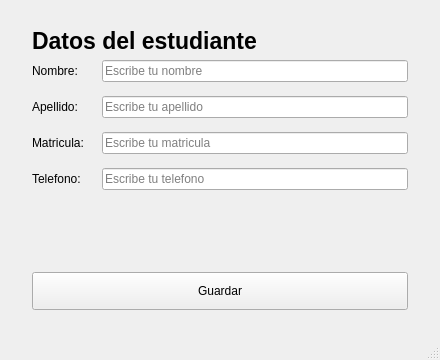
<?xml version="1.0" encoding="UTF-8"?>
<ui version="4.0">
 <class>MainWindow</class>
 <widget class="QMainWindow" name="MainWindow">
  <property name="geometry">
   <rect>
    <x>0</x>
    <y>0</y>
    <width>440</width>
    <height>360</height>
   </rect>
  </property>
  <property name="windowTitle">
   <string>Registro de estudiante</string>
  </property>
  <widget class="QWidget" name="centralwidget">
   <layout class="QVBoxLayout" name="verticalLayout">
    <property name="leftMargin">
     <number>32</number>
    </property>
    <property name="topMargin">
     <number>28</number>
    </property>
    <property name="rightMargin">
     <number>32</number>
    </property>
    <property name="bottomMargin">
     <number>28</number>
    </property>
    <item>
     <widget class="QLabel" name="labelTitulo">
      <property name="font">
       <font>
        <pointsize>17</pointsize>
        <bold>true</bold>
       </font>
      </property>
      <property name="text">
       <string>Datos del estudiante</string>
      </property>
     </widget>
    </item>
    <item>
     <layout class="QFormLayout" name="formLayout">
      <property name="horizontalSpacing">
       <number>18</number>
      </property>
      <property name="verticalSpacing">
       <number>14</number>
      </property>
      <item row="0" column="0">
       <widget class="QLabel" name="labelNombre">
        <property name="text">
         <string>Nombre:</string>
        </property>
       </widget>
      </item>
      <item row="0" column="1">
       <widget class="QLineEdit" name="inputNombre">
        <property name="placeholderText">
         <string>Escribe tu nombre</string>
        </property>
       </widget>
      </item>
      <item row="1" column="0">
       <widget class="QLabel" name="labelApellido">
        <property name="text">
         <string>Apellido:</string>
        </property>
       </widget>
      </item>
      <item row="1" column="1">
       <widget class="QLineEdit" name="inputApellido">
        <property name="placeholderText">
         <string>Escribe tu apellido</string>
        </property>
       </widget>
      </item>
      <item row="2" column="0">
       <widget class="QLabel" name="labelMatricula">
        <property name="text">
         <string>Matricula:</string>
        </property>
       </widget>
      </item>
      <item row="2" column="1">
       <widget class="QLineEdit" name="inputMatricula">
        <property name="placeholderText">
         <string>Escribe tu matricula</string>
        </property>
       </widget>
      </item>
      <item row="3" column="0">
       <widget class="QLabel" name="labelTelefono">
        <property name="text">
         <string>Telefono:</string>
        </property>
       </widget>
      </item>
      <item row="3" column="1">
       <widget class="QLineEdit" name="inputTelefono">
        <property name="placeholderText">
         <string>Escribe tu telefono</string>
        </property>
       </widget>
      </item>
     </layout>
    </item>
    <item>
     <spacer name="verticalSpacer">
      <property name="orientation">
       <enum>Qt::Vertical</enum>
      </property>
      <property name="sizeHint" stdset="0">
       <size>
        <width>20</width>
        <height>20</height>
       </size>
      </property>
     </spacer>
    </item>
    <item>
     <widget class="QPushButton" name="btnGuardar">
      <property name="minimumSize">
       <size>
        <width>0</width>
        <height>38</height>
       </size>
      </property>
      <property name="text">
       <string>Guardar</string>
      </property>
     </widget>
    </item>
   </layout>
  </widget>
  <widget class="QStatusBar" name="statusbar"/>
 </widget>
 <resources/>
 <connections/>
</ui>
